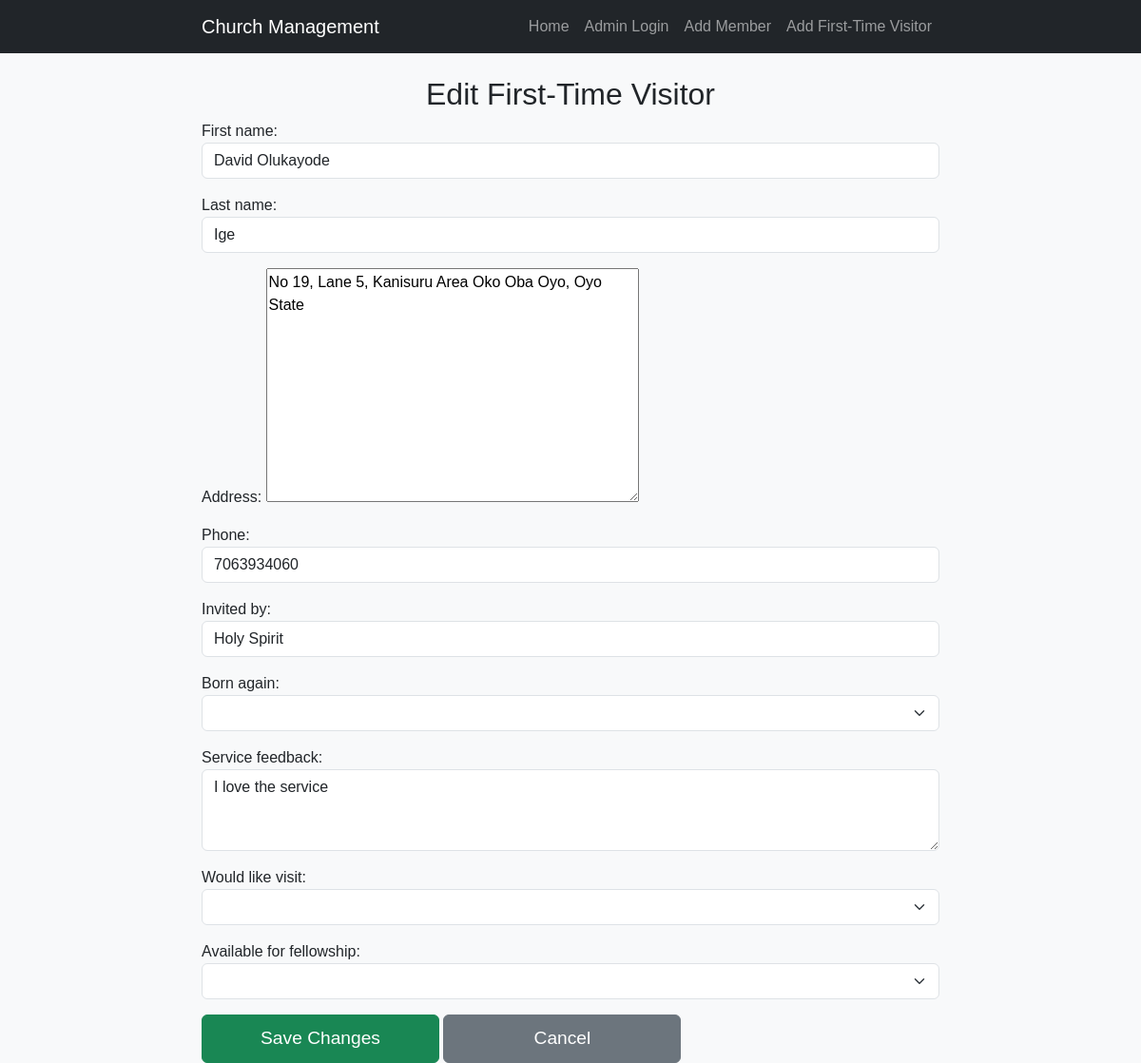
/edit-first-timer/1/ (signed in), run on the app's committed database.
### church_app/models.py (models this page shows, shortened)
class FirstTimer(models.Model):
    first_name = models.CharField(max_length=100)
    last_name = models.CharField(max_length=100)
    address = models.TextField()
    phone = models.CharField(max_length=15)  # Prevents duplicate entries
    invited_by = models.CharField(max_length=100)  # Who invited the visitor
    born_again = models.BooleanField()  # Yes or No
    service_feedback = models.TextField(blank=True, null=True)  # Allows optional feedback
    would_like_visit = models.BooleanField()  # Yes or No
    available_for_fellowship = models.BooleanField()  # Yes or No
    date_visited = models.DateField(auto_now_add=True)

### church_app/views.py (the view)
# urls.py: path('edit-first-timer/<int:pk>/', views.edit_first_timer, name='edit_first_timer'),
@login_required
def edit_first_timer(request, pk):
    first_timer = get_object_or_404(FirstTimer, pk=pk)
    if request.method == "POST":
        form = FirstTimerForm(request.POST, instance=first_timer)
        if form.is_valid():
            form.save()
            return redirect('admin_dashboard')
    else:
        form = FirstTimerForm(instance=first_timer)
    return render(request, 'edit_first_timer.html', {'form': form})

### church_app/forms.py
class FirstTimerForm(forms.ModelForm):
    class Meta:
        model = FirstTimer
        fields = '__all__'
        widgets = {
            'first_name': forms.TextInput(attrs={'class': 'form-control', 'placeholder': 'Enter first name'}),
            'last_name': forms.TextInput(attrs={'class': 'form-control', 'placeholder': 'Enter last name'}),
            'phone': forms.TextInput(attrs={'class': 'form-control', 'pattern': '[0-9]{10}', 'placeholder': '10-digit phone number'}),
            'invited_by': forms.TextInput(attrs={'class': 'form-control'}),
            'service_feedback': forms.Textarea(attrs={'class': 'form-control', 'rows': 3}),
            'born_again': forms.Select(attrs={'class': 'form-select'}),
            'would_like_visit': forms.Select(attrs={'class': 'form-select'}),
            'available_for_fellowship': forms.Select(attrs={'class': 'form-select'}),
            'date_visited': forms.DateInput(attrs={'class': 'form-control', 'type': 'date'}),
        }

### church_app/templates/edit_first_timer.html (shortened to what this page needs)
{% extends 'base.html' %}
{% block content %}
<h2 class="text-center">Edit First-Time Visitor</h2>
<form method="post">
    {{ form.as_p }}
    <button type="submit" class="btn btn-success">Save Changes</button>
    <a href="{% url 'admin_dashboard' %}" class="btn btn-secondary">Cancel</a>
</form>
{% endblock content %}

### church_app/static/church_app/styles.css (style rules this page uses)
body { background-color: #f8f9fa; font-family: Arial, sans-serif; }
.btn { font-size: 1.2rem; padding: 10px 20px; width: 250px; text-align: center; }

### data on the page
FirstTimer: first_name "David Olukayode", last_name "Ige", address "No 19, Lane 5, Kanisuru Area Oko Oba Oyo, Oyo State", phone "7063934060", invited_by "Holy Spirit", service_feedback "I love the service"
